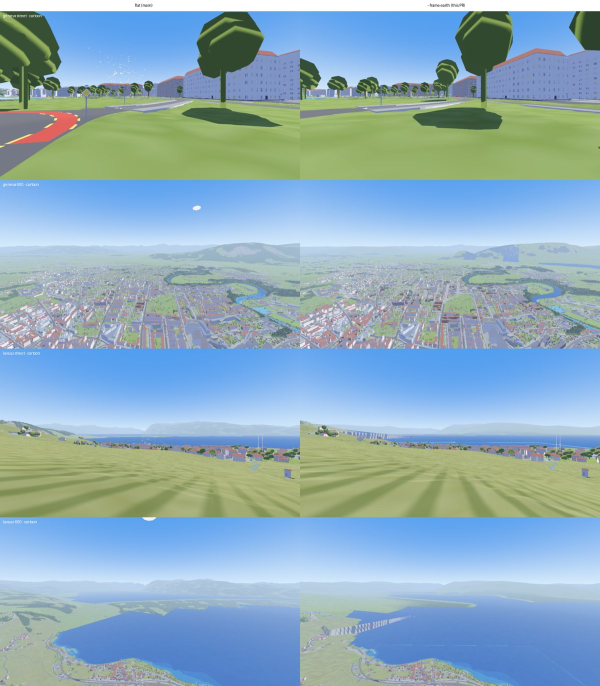
#> input picture 1629-cartoon.jpg, 1200 x 1372 px (shown at 1/2 size); its folder holds only this picture in this run
$ python -i features.py   (imports and definitions only)   (older library calls are emulated)
#> lines starting #> are read from the running program, lines starting #| are printed output that depends on the picture; after the words box and inside, x2 and y2 are one past the last pixel; in counts of white or black regions, pixels touching at a corner belong together
"""Cheap per-page features for sorting: vector path statistics, text layer, image coverage, raster statistics, drawing regions."""
import collections
import re

import numpy as np

import pymupdf

import pdfio

CELL = 8  # points per cell of the coverage grid used for regions
VERSION = 3  # bump when page_features gains keys: the feature cache is keyed on it


# [77 lines left out: functions _is_page_background, vector_stats, image_boxes, coverage, raster_stats, not called in this run]


def raster_shape(rgb, long_side=640):
    """What kind of image is it: a drawing (few flat colours, hard edges, rectilinear straight lines, closed rooms) or a photo?"""
#> called with long_side = 640
    import cv2
    h, w = rgb.shape[:2]
#> h = 1372; w = 1200
    s = long_side / float(max(h, w))
#> s = 0.466
    if s < 1:
        rgb = cv2.resize(rgb, (int(w * s), int(h * s)), interpolation=cv2.INTER_AREA)
    gray = cv2.cvtColor(rgb, cv2.COLOR_RGB2GRAY)
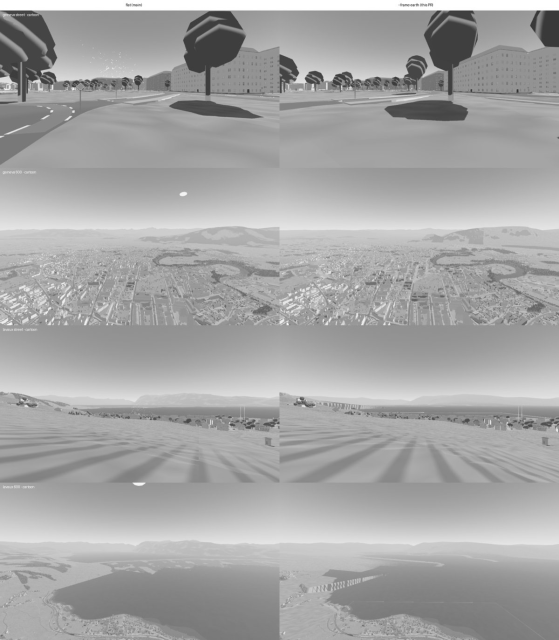
#> gray: shape (640, 559); min 50, max 255, mean 165.4
    hsv = cv2.cvtColor(rgb, cv2.COLOR_RGB2HSV)
#> hsv: shape (640, 559, 3); mean H, S, V 86.5, 87.2, 203.3
    n = gray.size
#> n = 357760
    ink = gray < 225
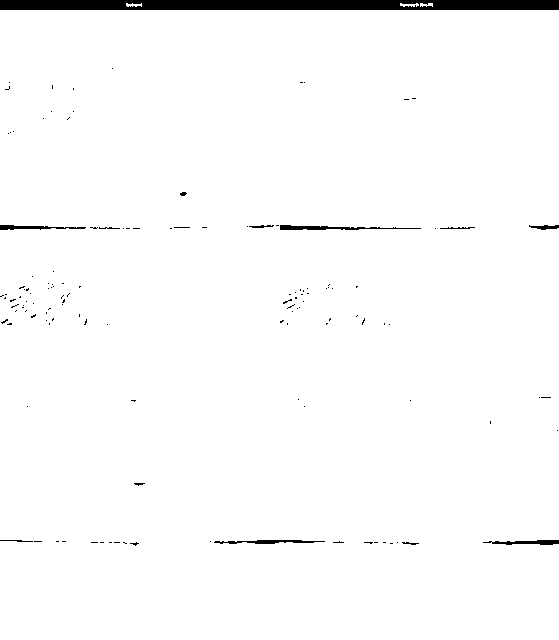
#> ink: shape (640, 559) bool; 98% white; 131 black regions (118 under 20 px), largest, box (x1, y1, x2, y2) and area: (0, 0, 559, 10) 5462, (280, 225, 421, 230) 349, (214, 540, 325, 544) 261
    ink_share = float(ink.mean())
#> ink_share = 0.98
    out = dict(ink=round(ink_share, 4), dark=round(float((gray < 100).mean()), 4), mid=round(float(((gray >= 100) & (gray < 200)).mean()), 4))
#> out = {'ink': 0.98, 'dark': 0.0347, 'mid': 0.847}
    # flat colours: the share of non-white pixels that sit in the 6 most common 3-bit colours
    if ink.any():
        q = ((rgb[:, :, 0] >> 5).astype(np.int32) << 6) | ((rgb[:, :, 1] >> 5).astype(np.int32) << 3) | (rgb[:, :, 2] >> 5).astype(np.int32)
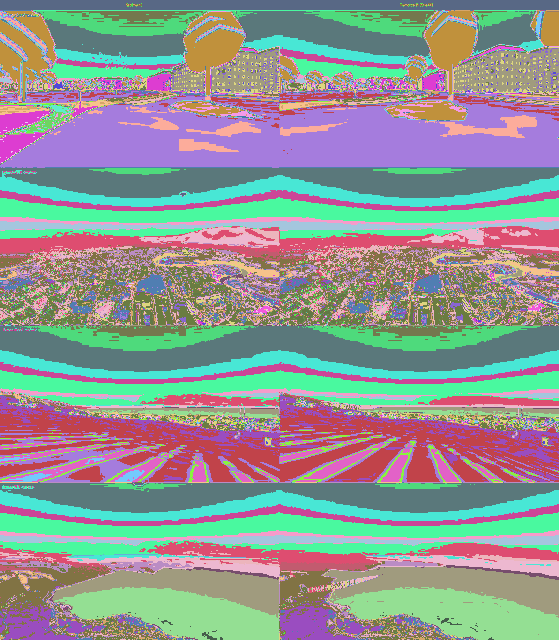
#> q: shape (640, 559) int32; 120 distinct labels, from 10 to 511; one colour per label, 0 black
        cnt = np.bincount(q[ink], minlength=512)
#> cnt = 512 values, max 44864 at index 239, min 0 at index 0, mean 684.5
        out["flat6"] = round(float(np.sort(cnt)[-6:].sum() / cnt.sum()), 3)
        out["ncol"] = int((cnt > 0.005 * cnt.sum()).sum())
        sat = hsv[:, :, 1][ink] / 255.0
        val = hsv[:, :, 2][ink] / 255.0
        out["vivid"] = round(float(((sat > 0.45) & (val > 0.3)).mean()), 3)
    else:
        out.update(flat6=1.0, ncol=0, vivid=0.0)
    gx = cv2.Sobel(gray, cv2.CV_32F, 1, 0)
    gy = cv2.Sobel(gray, cv2.CV_32F, 0, 1)
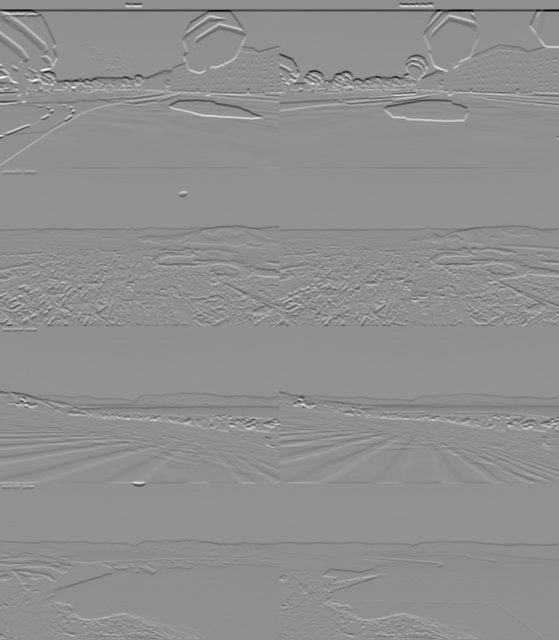
#> gy: shape (640, 559) float32; min -795, max 613, mean -1.3; drawn with min black and max white
    mag = np.hypot(gx, gy)
    any_edge = mag > 40
#> any_edge: shape (640, 559) bool; 20.8% white; 599 white regions (511 under 20 px), largest, box (x1, y1, x2, y2) and area: (0, 244, 559, 332) 25933, (0, 9, 559, 166) 17962, (0, 390, 559, 484) 9717
    out["soft"] = round(float(((mag > 40) & (mag < 150)).sum() / max(1, any_edge.sum())), 3)  # soft gradients: photographs
    # straight lines
    edges = cv2.Canny(gray, 60, 150)
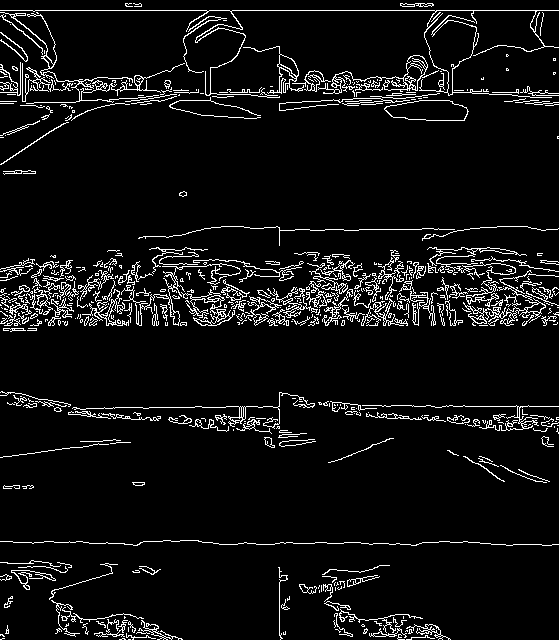
#> edges: shape (640, 559); 6.6% white in thin lines or dots
    segs = cv2.HoughLinesP(edges, 1, np.pi / 180, 40, minLineLength=int(0.06 * max(gray.shape)), maxLineGap=3)
#> segs = 36 rows, first 6: [0, 10, 558, 10], [219, 92, 285, 92], [279, 635, 279, 567], [30, 296, 74, 295], [464, 310, 513, 309], [10, 90, 52, 90]
    if segs is None:
        out.update(hl_n=0, hl_len=0.0, hl_orth=0.0)
    else:
        d = np.asarray(segs, np.float32).reshape(-1, 4)
#> d has the same summary as segs
        dx, dy = d[:, 2] - d[:, 0], d[:, 3] - d[:, 1]
#> dx = 36 values, max 558 at index 0, min 0 at index 2, mean 60.89; dy = 36 values, max 32 at index 31, min -68 at index 2, mean -4.19
        ln = np.hypot(dx, dy)
#> ln = 36 values, max 558 at index 0, min 38 at index 11, mean 63.77
        ang = np.degrees(np.arctan2(dy, dx)) % 90
#> ang = 36 values, max 88.96 at index 24, min 0 at index 0, mean 32.42
        orth = (ang < 5) | (ang > 85)
        out["hl_n"] = int(len(d))
        out["hl_len"] = round(float(ln.sum() / (max(gray.shape) * 20)), 3)
        out["hl_orth"] = round(float(ln[orth].sum() / max(1e-6, ln.sum())), 3)
    # where the ink is: bounding box of the non-white content, light greys (roads, tints), horizontal and vertical line balance
    ys, xs = np.nonzero(ink)
    if len(xs) > 20:
        bw, bh = xs.max() - xs.min() + 1, ys.max() - ys.min() + 1
#> bw = 559; bh = 637
        out["c_aspect"] = round(float(bw) / bh, 3)
        out["c_share"] = round(float(bw * bh) / n, 3)
        out["c_fill"] = round(ink_share * n / float(bw * bh), 3)
    else:
        out.update(c_aspect=1.0, c_share=0.0, c_fill=0.0)
    out["light"] = round(float(((gray >= 200) & (gray < 245)).mean()), 4)
    if segs is not None and ln.sum() > 0:
        a0 = np.abs(np.degrees(np.arctan2(dy, dx)))
#> a0 = 36 values, max 90 at index 2, min 0 at index 0, mean 7.96
        out["hl_h"] = round(float(ln[(a0 < 5) | (a0 > 175)].sum() / ln.sum()), 3)
        out["hl_v"] = round(float(ln[np.abs(a0 - 90) < 5].sum() / ln.sum()), 3)
        hist = np.histogram(np.degrees(np.arctan2(dy, dx)) % 180, bins=18, range=(0, 180), weights=ln)[0]
#> hist = 18 values, max 1476.2 at index 0, min 0 at index 1, mean 127.5
        p = hist / max(1e-6, hist.sum())
#> p = 18 values, max 0.643 at index 0, min 0 at index 1, mean 0.0556
        out["hl_ent"] = round(float(-(p[p > 0] * np.log2(p[p > 0])).sum()), 3)
    else:
        out.update(hl_h=0.0, hl_v=0.0, hl_ent=0.0)
    # vivid colour blobs: seating zones are a few large flat colour areas, routes and symbols are many small ones
    vm = ((hsv[:, :, 1] > 115) & (hsv[:, :, 2] > 76)).astype(np.uint8)
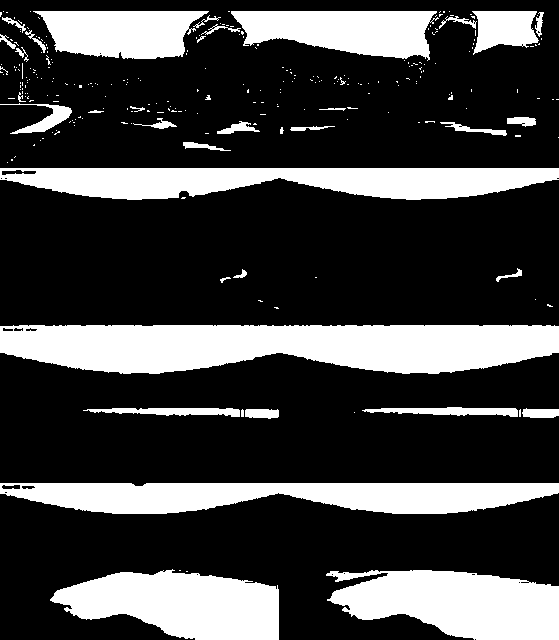
#> vm: shape (640, 559); values 0 (black) and 1 (white), 26.2% white; 272 white regions (235 under 20 px), largest, box (x1, y1, x2, y2) and area: (0, 325, 559, 374) 22550, (0, 168, 559, 200) 13209, (0, 483, 559, 514) 13119
    nv, _, stv, _ = cv2.connectedComponentsWithStats(vm, connectivity=8)
#> nv = 273; stv = 273 rows, first 6: [0, 0, 559, 640, 263875], [3, 11, 1, 1, 1], [30, 11, 1, 1, 1], [33, 11, 176, 48, 6349], [228, 11, 2, 1, 2], [231, 11, 208, 50, 7211]
    av = stv[1:, cv2.CC_STAT_AREA] if nv > 1 else np.zeros(0)
#> av = 272 values, max 22550 at index 259, min 1 at index 0, mean 345.2
    out["vb_big"] = int((av > 0.004 * n).sum())
    out["vb_max"] = round(float(av.max() / n), 4) if len(av) else 0.0
    out["vb_n"] = int((av > 0.0002 * n).sum())
    # closed rooms: enclosed white areas of moderate size with box-like shapes
    dark = (gray < 170).astype(np.uint8)
#> dark: shape (640, 559); values 0 (black) and 1 (white), 58.2% white; 895 black regions (760 under 20 px), largest, box (x1, y1, x2, y2) and area: (0, 170, 559, 326) 45921, (0, 485, 559, 640) 42913, (0, 347, 559, 483) 29370
    dark = cv2.dilate(dark, np.ones((2, 2), np.uint8))
#> dark: shape (640, 559); values 0 (black) and 1 (white), 63.7% white; 659 black regions (563 under 20 px), largest, box (x1, y1, x2, y2) and area: (0, 486, 559, 640) 40150, (0, 171, 559, 292) 38857, (0, 348, 559, 412) 23499
    nlab, lab, st, _ = cv2.connectedComponentsWithStats(1 - dark, connectivity=4)
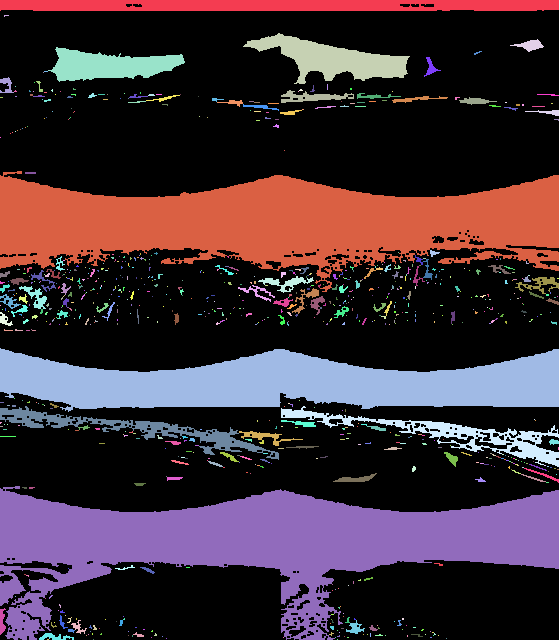
#> lab: shape (640, 559) int32; 849 distinct labels, from 0 to 848; one colour per label, 0 black
#> nlab = 849; st = 849 rows, first 6: [0, 4, 559, 636, 227789], [0, 0, 559, 11, 5947], [4, 15, 5, 2, 6], [243, 33, 167, 51, 3726], [510, 39, 34, 13, 200], [48, 47, 137, 35, 2859]
    areas = st[1:, cv2.CC_STAT_AREA]
#> areas = 848 values, max 40134 at index 740, min 1 at index 8, mean 153.3
    boxes = st[1:, cv2.CC_STAT_WIDTH] * st[1:, cv2.CC_STAT_HEIGHT]
#> boxes = 848 values, max 86086 at index 740, min 1 at index 8, mean 310.4
    sel = (areas > 0.0003 * n) & (areas < 0.08 * n)
    out["rooms"] = int(sel.sum())
    out["room_fill"] = round(float((areas[sel] / boxes[sel]).mean()), 3) if sel.any() else 0.0
    return out


# [28 lines left out: functions vector_shape, dhash, not called in this run]


def hamming(a, b):
    return bin(a ^ b).count("1")


def words_of(page):
    return [(w[0], w[1], w[2], w[3], w[4]) for w in page.get_text("words")]


# [67 lines left out: functions drawing_regions, page_features, not called in this run]

>>> import cv2
>>> picture = cv2.cvtColor(cv2.imread('../../1629-cartoon.jpg'), cv2.COLOR_BGR2RGB)
>>> result = raster_shape(picture)
#> result = 22 items

$ run again, on 1629-realistic.jpg
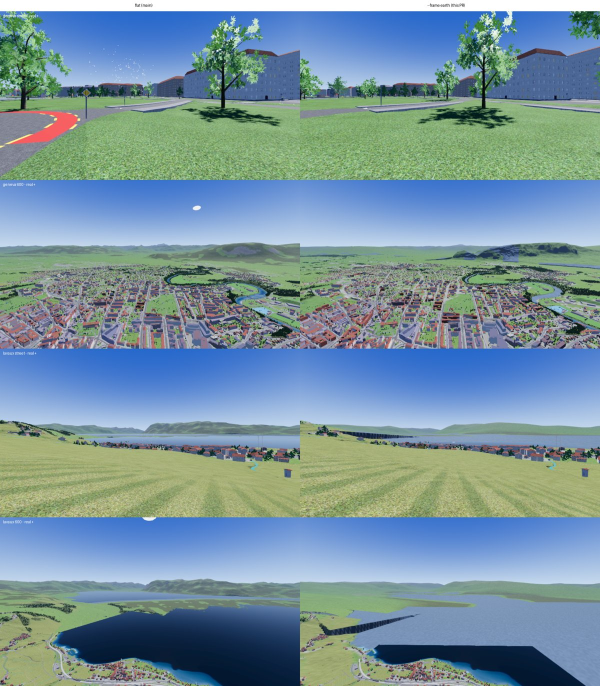
#> input picture 1629-realistic.jpg, 1200 x 1372 px (shown at 1/2 size)
#> hsv: shape (640, 559, 3); mean H, S, V 85.8, 96.1, 175.9
#> in raster_shape, `ink = gray < 225`:
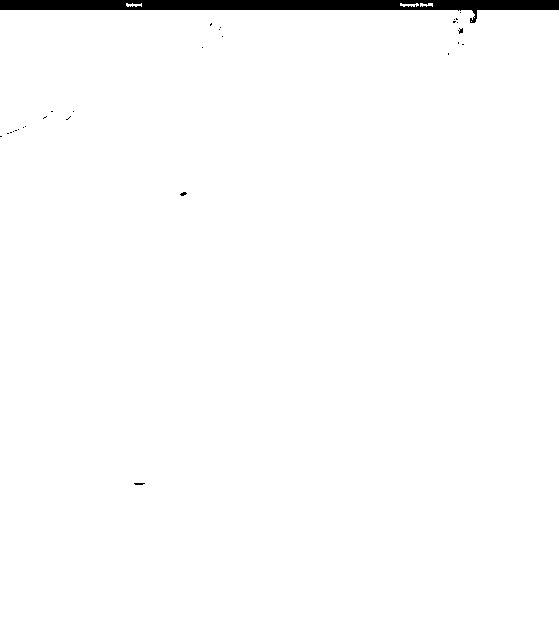
#> ink: shape (640, 559) bool; 98.4% white; 29 black regions (28 under 20 px), largest, box (x1, y1, x2, y2) and area: (0, 0, 559, 23) 5517
#> ink_share = 0.984
#> out = {'ink': 0.984, 'dark': 0.119, 'mid': 0.843}
#> cnt = 512 values, max 37905 at index 299, min 0 at index 3, mean 687.8
#> any_edge: shape (640, 559) bool; 33.9% white; 822 white regions (773 under 20 px), largest, box (x1, y1, x2, y2) and area: (0, 225, 559, 332) 42425, (0, 9, 559, 175) 37298, (0, 390, 559, 490) 20765
#> edges: shape (640, 559); 11.5% white in thin lines or dots
#> segs = 53 rows, first 6: [283, 482, 528, 482], [0, 10, 471, 10], [119, 266, 159, 265], [105, 167, 251, 167], [173, 289, 220, 291], [7, 229, 141, 229]
#> d has the same summary as segs
#> dx = 53 values, max 471 at index 1, min 0 at index 32, mean 61.28; dy = 53 values, max 44 at index 43, min -53 at index 32, mean 1.62
#> ln = 53 values, max 471 at index 1, min 38 at index 10, mean 63.3
#> ang = 53 values, max 88.98 at index 42, min 0 at index 0, mean 35.15
#> bw = 559; bh = 637
#> a0 = 53 values, max 90 at index 32, min 0 at index 0, mean 6.71
#> hist = 18 values, max 2046.8 at index 0, min 0 at index 5, mean 186.4
#> p = 18 values, max 0.61 at index 0, min 0 at index 5, mean 0.0556
#> vm: shape (640, 559); values 0 (black) and 1 (white), 25.4% white; 635 white regions (584 under 20 px), largest, box (x1, y1, x2, y2) and area: (0, 321, 559, 376) 24603, (1, 11, 559, 92) 20131, (0, 168, 559, 203) 15327
#> nv = 636; stv = 636 rows, first 6: [0, 0, 559, 640, 266931], [0, 11, 9, 4, 26], [1, 11, 558, 81, 20131], [536, 11, 11, 5, 27], [26, 17, 2, 1, 2], [23, 23, 1, 1, 1]
#> av = 635 values, max 24603 at index 504, min 1 at index 4, mean 143
#> in raster_shape, `nlab, lab, st, _ = cv2.connectedComponentsWithStats(1 - dark, connecti..`:
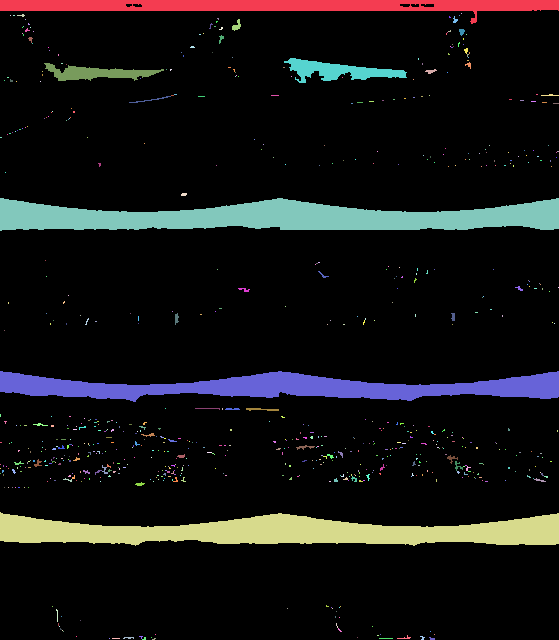
#> lab: shape (640, 559) int32; 706 distinct labels, from 0 to 705; one colour per label, 0 black
#> nlab = 706; st = 706 rows, first 6: [0, 4, 559, 636, 313015], [0, 0, 559, 24, 6056], [461, 13, 1, 1, 1], [17, 14, 8, 3, 12], [10, 15, 1, 1, 1], [13, 15, 2, 1, 2]
#> areas = 705 values, max 12312 at index 181, min 1 at index 1, mean 63.47
#> boxes = 705 values, max 19006 at index 664, min 1 at index 1, mean 110
#> result = 22 items

$ run again, on 1654-lavaux.jpg
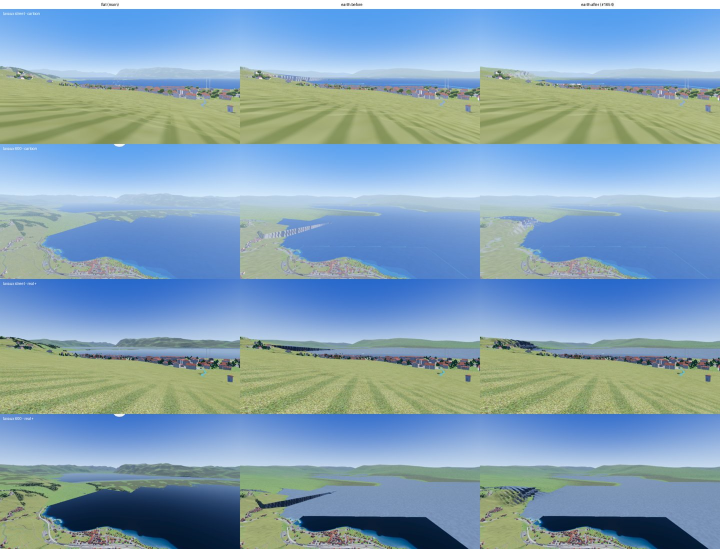
#> input picture 1654-lavaux.jpg, 1440 x 1098 px (shown at 1/2 size)
#> hsv: shape (488, 640, 3); mean H, S, V 86.1, 97.5, 196.3
#> in raster_shape, `ink = gray < 225`:
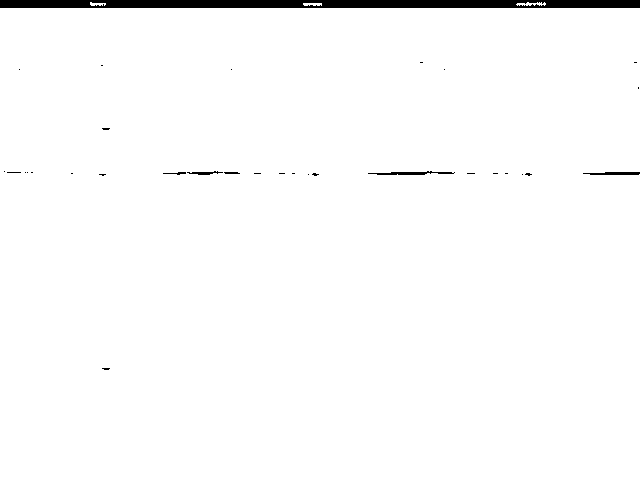
#> ink: shape (488, 640) bool; 98.2% white; 32 black regions (26 under 20 px), largest, box (x1, y1, x2, y2) and area: (0, 0, 640, 8) 4955, (368, 171, 455, 175) 189, (583, 172, 640, 175) 141, (187, 171, 223, 175) 74, (163, 172, 186, 175) 34, (224, 172, 240, 174) 29
#> ink_share = 0.982
#> out = {'ink': 0.982, 'dark': 0.0538, 'mid': 0.858}
#> q: shape (488, 640) int32; 115 distinct labels, from 1 to 511
#> cnt = 512 values, max 34975 at index 363, min 0 at index 0, mean 599.2
#> any_edge: shape (488, 640) bool; 20.3% white; 514 white regions (444 under 20 px), largest, box (x1, y1, x2, y2) and area: (0, 57, 640, 129) 10647, (0, 410, 640, 488) 10283, (0, 329, 640, 375) 9121
#> edges: shape (488, 640); 5.7% white in thin lines or dots
#> segs = 38 rows, first 6: [0, 7, 639, 7], [238, 367, 312, 367], [214, 247, 275, 247], [282, 69, 331, 69], [59, 308, 115, 308], [116, 307, 177, 309]
#> d has the same summary as segs
#> dx = 38 values, max 639 at index 0, min 0 at index 6, mean 62.55; dy = 38 values, max 39 at index 37, min -68 at index 6, mean -1.42
#> ln = 38 values, max 639 at index 0, min 39 at index 8, mean 66.98
#> ang = 38 values, max 88.98 at index 25, min 0 at index 0, mean 8.1
#> bw = 640; bh = 486
#> a0 = 38 values, max 90 at index 6, min 0 at index 0, mean 8.88
#> hist = 18 values, max 2173.5 at index 0, min 0 at index 1, mean 141.4
#> p = 18 values, max 0.854 at index 0, min 0 at index 1, mean 0.0556
#> vm: shape (488, 640); values 0 (black) and 1 (white), 29.7% white; 123 white regions (106 under 20 px), largest, box (x1, y1, x2, y2) and area: (0, 194, 640, 287) 41490, (0, 8, 640, 45) 19783, (0, 368, 640, 395) 13371
#> nv = 124; stv = 124 rows, first 6: [0, 0, 640, 488, 219501], [0, 8, 640, 37, 19783], [64, 71, 149, 8, 693], [275, 71, 151, 8, 712], [487, 71, 153, 8, 687], [632, 87, 1, 1, 1]
#> av = 123 values, max 41490 at index 6, min 1 at index 4, mean 754.6
#> in raster_shape, `nlab, lab, st, _ = cv2.connectedComponentsWithStats(1 - dark, connecti..`:
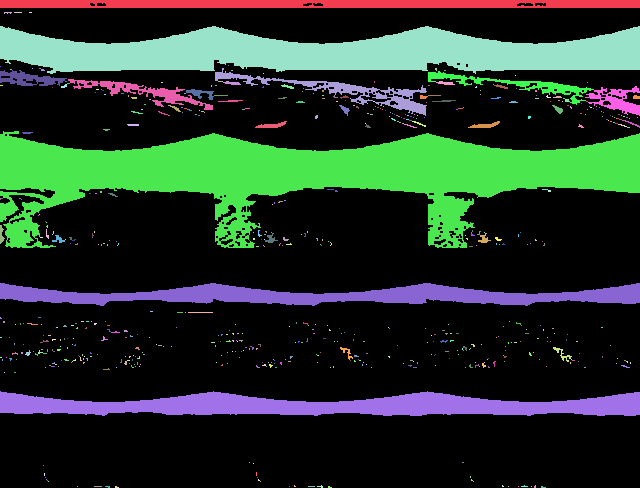
#> lab: shape (488, 640) int32; 617 distinct labels, from 0 to 616; one colour per label, 0 black
#> nlab = 617; st = 617 rows, first 6: [0, 3, 640, 485, 225188], [0, 0, 640, 8, 4970], [4, 12, 8, 2, 11], [14, 12, 8, 1, 8], [29, 12, 3, 1, 3], [0, 26, 640, 48, 20495]
#> areas = 616 values, max 35087 at index 190, min 1 at index 5, mean 141.4
#> boxes = 616 values, max 74880 at index 190, min 1 at index 5, mean 275.3
#> result = 22 items
